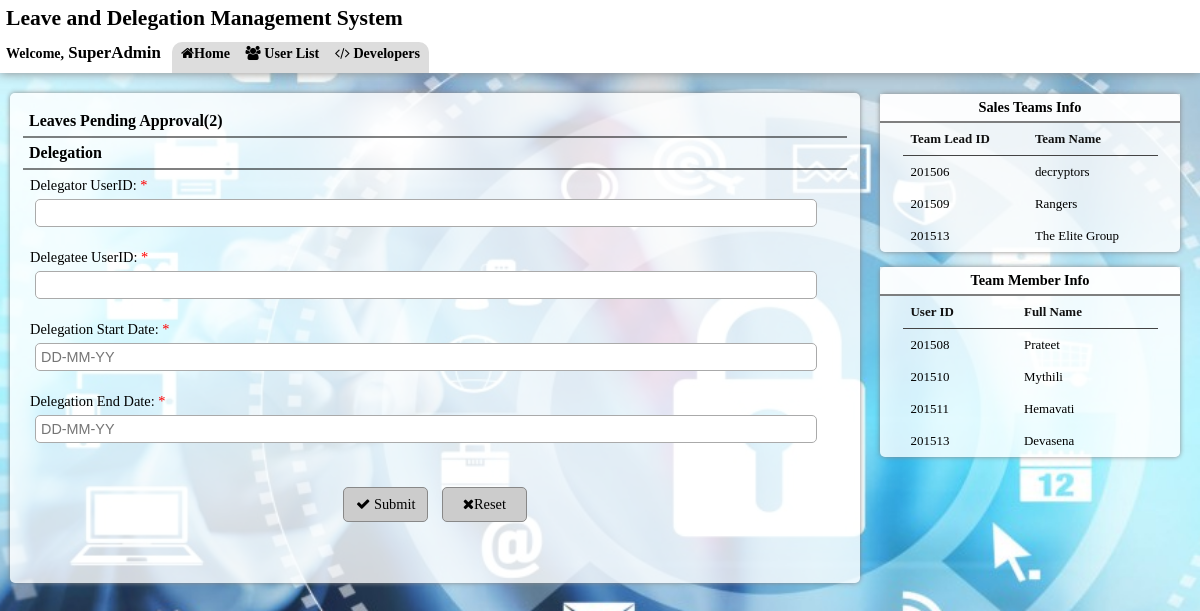
Page /superadmin.php?teamname=The Elite Group on the committed database.
### tables this page shows
CREATE TABLE IF NOT EXISTS `tsalesteaminformation` (
  `id` int(11) NOT NULL,
  `TeamName` varchar(20) NOT NULL DEFAULT '',
  `TeamLeadID` int(11) DEFAULT NULL,
  `CreatedDate` date DEFAULT NULL
);

CREATE TABLE IF NOT EXISTS `tuserinformations` (
  `ID` int(11) NOT NULL DEFAULT '0',
  `FullName` varchar(200) DEFAULT NULL,
  `EMailAddress` varchar(200) DEFAULT NULL
);

### superadmin.php (the view, shortened to what this page needs)
<!DOCTYPE html>
<html lang='en'>
<head>
	<link rel="stylesheet" type="text/css" href="style.css"/>
	<link rel="stylesheet" type="text/css" href="libraries/font-awesome/css/font-awesome.min.css"/>
</head>
<body>
	<header><h2>Leave and Delegation Management System</h2>
		<div class="subhead"><h3 style="float: left;"><small>Welcome,</small> SuperAdmin</h3>
			<nav>
				<a href="index.php"><span class="fa fa-home"></span>Home</a>
				<a href="userlist.php"><span class="fa fa-users"></span> User List</a>
				<a href="developers.html"><span class="fa fa-code"></span> Developers</a>
			</nav>
		</div>
	</header>
	<?php
	$sql=new mysqli("localhost",DB_USERNAME,DB_PASSWORD,DB_NAME);
	?>
	<section>
		<div class="content">
			<?php
			$q="select id,userid, date_format(leavestartdate,'%d-%m-%y') as leavestartdate, date_format(leaveenddate,'%d-%m-%y') as leaveenddate from tuserleaveinformations where id in(select id from tleavemanagement where flag=0);";
			if(!($sql->query($q)))
				echo $sql->error;
			else
				$c=$sql->query($q);
			$num=$c->num_rows;
			?>
			<h3><span  class="tog" >Leaves Pending Approval(<?php echo $num; ?>)</span></h3>
			<h3>Delegation </h3>
			<div class="formc"><form class="forminputs" id="forminputs" action="deleload.php" method="POST" onsubmit="return validate()"><span class="decl"  id="erid"></span>
				<label for="delegatorid">Delegator UserID: <span class="decl">*</span> <br/></label><input type="text" id="delegatorid" name="delegatorid" autofocus required/><br/><span class="decl"  id="er1"></span>
				<label for="delegateeid">Delegatee UserID: <span class="decl">*</span><br/></label><input type="text" id="delegateeid" name="delegateeid" required/><br/><span class="decl"  id="er2"></span>
				<label for="sdate">Delegation Start Date: <span class="decl">*</span><br/></label><input type="text" name="startdate" id="sdate" placeholder="DD-MM-YY" required/><br/>
				<label for="edate">Delegation End Date: <span class="decl">*</span><br/></label><input type="text" name="enddate" id="edate" placeholder="DD-MM-YY" required/><br/>
				<div class="buttons"><span class="decl" id="er"></span><br/><button type="submit"  ><span class="fa fa-check"></span> Submit</button>
					<button type="reset" ><span class="fa fa-remove"></span>Reset</button><?php if(isset($_GET["upload"])){ echo "<p>Delegation Successfully Assigned</p>"; } ?></div>
				</form></div>
			</div>
		</section>
		<aside>
			<div class="side"><h5>Sales Teams Info</h5>
				<table class="table1" >
					<tr>
						<th>Team Lead ID</th>
						<th>Team Name</th>
					</tr>
					<?php
					$que="select teamleadid,teamname from tsalesteaminformation;";
					if(!($sql->query($que)))
						echo $sql->error;
					else
						$c=$sql->query($que);
					while($teams=$c->fetch_assoc()){
						echo "<tr><td>".$teams["teamleadid"]." </td><td><a href=\"?teamname=".$teams["teamname"]."\"> ".$teams["teamname"]."</a></td></tr>";
					}
					?></table>
				</div>
				<div class="side"><h5>Team Member Info</h5>
					<table class="table2">
						<?php
						if(isset($_GET["teamname"]))
						{
							echo "<tr> <th>User ID</th> <th>Full Name</th> </tr>";
							$teamn=$_GET["teamname"];
							$que="select id,fullname from tuserinformations where id in (select id from tteammemberinfo where teamname='$teamn');";
							if(!($sql->query($que)))
								echo $sql->error;
							else
								$m=$sql->query($que);
							while ($memberinfo = $m->fetch_assoc()) {
								echo "<tr><td>".$memberinfo["id"]."</td><td>".$memberinfo["fullname"]."</td></tr>";
							}
						}
						else
							echo "<p><small>Click on any Team Name to get Team Member Info</small></p>";
						?>
					</table>
				</div>
			</aside>
		</body>
		</html>

### style.css (style rules this page uses)
section, article, aside, header, footer, nav, figure, figcaption { display: block; overflow: hidden; }
a { text-decoration: none; color: #000; }
body { margin: 0; padding:0; height: 100%; width: 100%; font-family: verdana; font-size: .9em; background: url("images/bg.jpg") center center no-repeat fixed; background-size: cover; }
header { position: relative; display: table; max-height: 90px; height: auto; color: #000; width:100%; background: #fff; clear: both; box-shadow: 0 0 10px #888; }
h1,h2,h3,h4 { margin:0; padding: 6px; }
.subhead { display: inline-block; position: relative; width: 100%; }
nav { float: left; font-size: .98em; font-weight: bold; margin:5px; margin-bottom: -18px !important; padding: 3px; border:0; border-top-left-radius:10px; border-top-right-radius:10px; background: #ddd; height:30px; }
nav a { color: #000; margin:2px; padding: 4px; text-decoration: none; }
section { position: relative; display: table; margin:20px 10px; float: left; min-width:70%; max-width:900px; min-height: 480px; height: auto; background: rgba(255 ,255,255,.8); padding: 10px; border-radius: 5px; box-shadow: 0 0 5px #888; }
.content { height: auto; width: auto; position: relative; display: table-cell; margin: 5px; padding: 8px; text-align: left; }
section h3 { font-size: 16px; text-align: left; border-bottom:rgba(2,2,2,.5) 2px solid; }
.tog { cursor: pointer; }
table { width:100%; border:#666 1px solid ; border-radius: 5px; border-collapse: collapse; }
th { border-bottom:#444 1px solid; padding: 8px; color:#111; }
td { padding: 8px; }
.aprv, .decl { text-decoration: none; }
.decl { color: red; }
.content .formc { position: relative; display: block; padding: 7px; }
.forminputs input[type='text'] { text-align: left; display: block; margin: 5px; padding: 5px; border: #aaa 1px solid; border-radius: 5px; width:95%; font-size: 1em; background: #fff; }
.content .buttons { margin: 0 auto; width: auto; text-align: center; }
.forminputs button,button { width: 85px; height:35px; margin: 5px; padding: 5px; background: #ccc; cursor: pointer; border: #888 1px solid; border-radius: 5px; font-size: 1em; font-family: verdana; }
aside { position: relative; padding:0; float: left; margin:20px 10px; width: 25%; }
aside .side { background: rgba(255 ,255,255,.8); border-radius: 5px; margin-bottom:15px; box-shadow: 0 0 5px #888; text-align: center; }
.side h5 { margin: 0px; padding: 5px; font-size: 1em; text-align: center; background: rgba(255 ,255,255,.8); border-bottom:rgba(0 ,0,0,.5) 2px solid; }
.side a { text-decoration: none; color: #000; }
.table1, .table2, .table3, .table4, .table5 { margin: 0 auto; position: relative; width:85%; border: none; border-collapse: collapse; text-align: left; font-size: .9em; }
.table1, .table2, .table3, .table4 .table5 th { border: none; }
@media only screen and (min-width: 1025px) { section { margin:20px 10px; padding:5px; } }
@media only screen and (min-width: 1025px) { aside { margin:16px 5px; padding:5px; } }

### rows in the picture
tsalesteaminformation: TeamLeadID "201506", TeamName "decryptors"
tsalesteaminformation: TeamLeadID "201509", TeamName "Rangers"
tsalesteaminformation: TeamLeadID "201513", TeamName "The Elite Group"
tuserinformations: ID "201508", FullName "Prateet"
tuserinformations: ID "201510", FullName "Mythili"
tuserinformations: ID "201511", FullName "Hemavati"
tuserinformations: ID "201513", FullName "Devasena"

### other values in the picture
$num "2"
